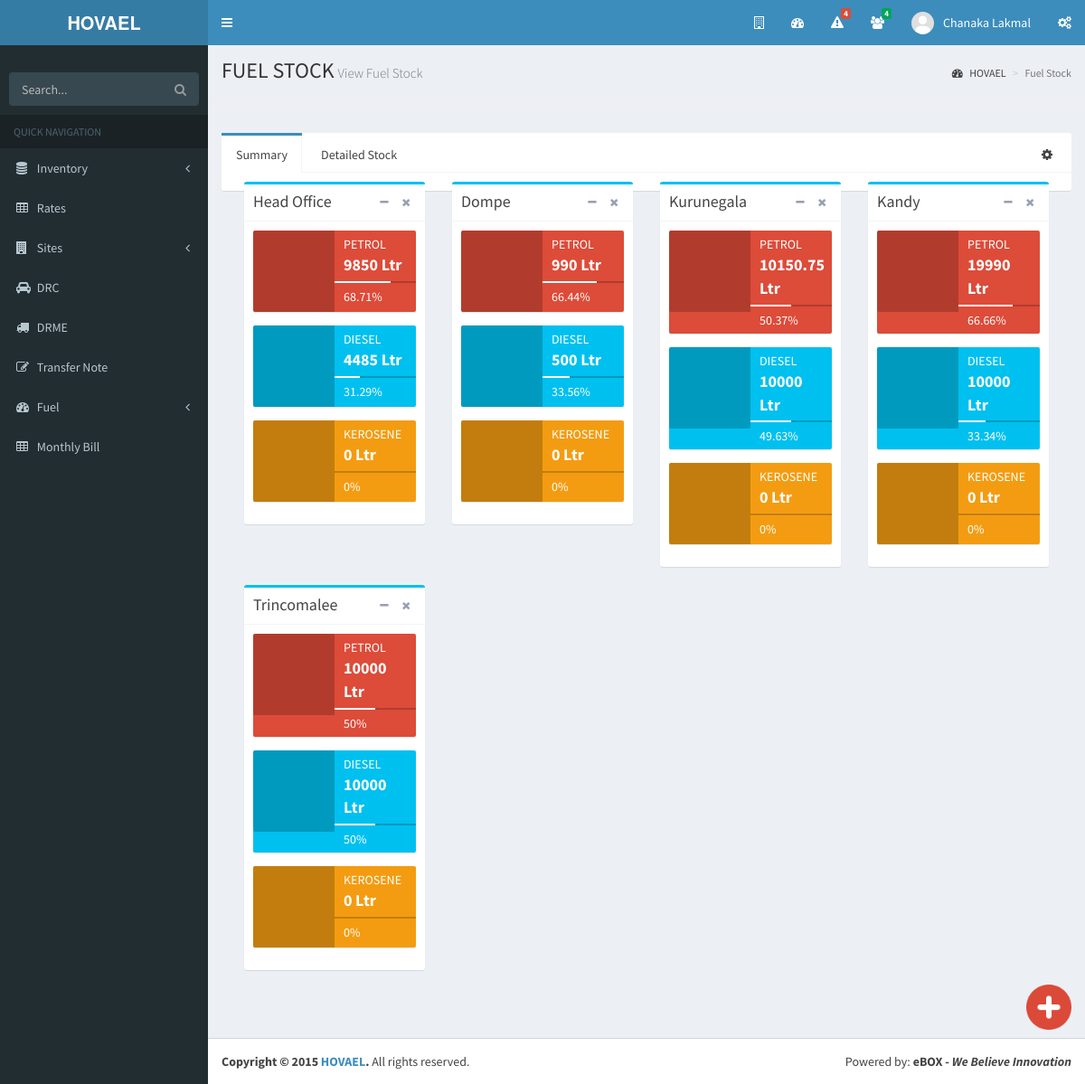
Page /FuelStockView.php (signed in) on the committed database.
### tables this page shows
CREATE TABLE `site` (
  `id` int(11) NOT NULL AUTO_INCREMENT,
  `location` varchar(45) DEFAULT NULL,
  `permanent` tinyint(4) DEFAULT NULL,
  `startdate` date DEFAULT NULL,
  `enddate` date DEFAULT NULL,
  `projectmanager` varchar(45) DEFAULT NULL,
  `sitemanager` varchar(45) DEFAULT NULL,
  `status` tinyint(4) DEFAULT NULL,
  PRIMARY KEY (`id`)
);

### FuelStockView.php (the view, shortened to what this page needs)
<!DOCTYPE html>
<html>
    <head>
        <link rel="stylesheet" type="text/css" href="css/bootstrap.min.css">
        <link href="https://maxcdn.bootstrapcdn.com/font-awesome/4.3.0/css/font-awesome.min.css" rel="stylesheet" type="text/css" />
        <link href="https://code.ionicframework.com/ionicons/2.0.1/css/ionicons.min.css" rel="stylesheet" type="text/css" />
        <link href="plugins/datatables/dataTables.bootstrap.css" rel="stylesheet" type="text/css" />
        <link href="dist/css/AdminLTE.min.css" rel="stylesheet" type="text/css" />
        <link href="dist/css/skins/_all-skins.min.css" rel="stylesheet" type="text/css" />
        <link href="./com.ebox.hovael.css/portBox.css" rel="stylesheet" type="text/css" />
        <link href="css/hover.css" rel="stylesheet" type="text/css" />
    </head>
    <body class="skin-blue sidebar-mini">
        <div class="wrapper">
            <?php include './Header.php'; ?>
            <?php include './SideBar.php'; ?>
            <div class="content-wrapper">
                <section class="content-header">
                    <h1>
                        FUEL STOCK<small>View Fuel Stock</small>
                    </h1>
                    <ol class="breadcrumb">
                        <li><a href="Home.php"><i class="fa fa-dashboard"></i> HOVAEL</a></li>
                        <li class="active">Fuel Stock</li>
                    </ol>
                </section>
                <hr>
                <section class="content">
                    <div class="row">
                        <div class="col-xs-12">
                            <a href="FuelStockInsert.php">
                                <img class="hvr-pulse-grow" src="img/add.png"
                                     style="position: fixed; bottom: 60px; right: 15px; z-index: 5; width: 50px; height: 50px;">
                            </a>
                            <div class="row">
                                <div class="col-md-12">
                                    <div class="nav-tabs-custom">
                                        <ul class="nav nav-tabs">
                                            <li class="active"><a href="#tab_1" data-toggle="tab">Summary</a></li>
                                            <li><a href="#tab_2" data-toggle="tab">Detailed Stock</a></li>
                                            <li class="pull-right"><a href="#" class="text-muted"><i class="fa fa-gear"></i></a></li>
                                        </ul>
                                        <div class="tab-content">
                                            <div class="tab-pane active" id="tab_1">
                                                <?php
                                                include './DBCon.php';
                                                $res = mysqli_query($con, "SELECT id,location FROM site WHERE status!=0");
                                                while ($row = mysqli_fetch_array($res)) {
                                                    $inPetrol = 0;
                                                    $inDiesel = 0;
                                                    $inKerosene = 0;
                                                    $outPetrol = 0;
                                                    $outDiesel = 0;
                                                    $outKerosene = 0;
                                                    $netTotal = 0;
                                                    $res2 = mysqli_query($con, "SELECT * FROM fuelstock WHERE idsite=$row[0] AND status!=0");
                                                    while ($row2 = mysqli_fetch_array($res2)) {
                                                        $type = $row2['name'];
                                                        $qty = $row2['qty'];
                                                        $netTotal+=$qty;
                                                        if ($type == 'Petrol') {
                                                            $inPetrol+=$qty;
                                                        } else if ($type == 'Diesel') {
                                                            $inDiesel+=$qty;
                                                        } else if ($type == 'Kerosene') {
                                                            $inKerosene+=$qty;
                                                        }
                                                    }
                                                    $res3 = mysqli_query($con, "SELECT name,qty FROM fuelbook WHERE idsite='$row[0]' AND status!=0");
                                                    while ($row3 = mysqli_fetch_array($res3)) {
                                                        $type = $row3['name'];
                                                        $qty = $row3['qty'];
                                                        $netTotal-=$qty;
                                                        if ($type == 'Petrol') {
                                                            $outPetrol+=$qty;
                                                        } else if ($type == 'Diesel') {
                                                            $outDiesel+=$qty;
                                                        } else if ($type == 'Kerosene') {
                                                            $outKerosene+=$qty;
                                                        }
                                                    }
                                                    $netPetrol = $inPetrol - $outPetrol;
                                                    $netDiesel = $inDiesel - $outDiesel;
                                                    $netKerosene = $inKerosene - $outKerosene;
                                                    ?>
                                                    <div class="col-md-3">
                                                    <div class="box box-info">
                                                        <div class="box-header with-border">
                                                            <h3 class="box-title"><?php echo $row['location']; ?></h3><div class="box-tools pull-right">
                                                                <button class="btn btn-box-tool" data-widget="collapse"><i class="fa fa-minus"></i></button>
                                                                <button class="btn btn-box-tool" data-widget="remove"><i class="fa fa-times"></i></button>
                                                            </div>
                                                        </div>
                                                        <div class="box-body">
                                                            <div class="info-box bg-red">
                                                                <span class="info-box-icon"><i class="ion ion-fireball"></i></span>
                                                                <div class="info-box-content">
                                                                    <span class="info-box-text">Petrol</span>
                                                                    <span class="info-box-number"><?php echo $netPetrol; ?> Ltr</span>
                                                                    <div class="progress">
                                                                        <?php $ratio = round(($netPetrol / $netTotal) * 100, 2); ?>
                                                                        <div class="progress-bar" style="width: <?php echo $ratio; ?>%"></div>
                                                                    </div>
                                                                    <span class="progress-description">
                                                                        <?php echo $ratio; ?>%
                                                                    </span>
                                                                </div>
                                                            </div>
                                                            <div class="info-box bg-aqua">
                                                                <span class="info-box-icon"><i class="ion ion-flame"></i></span>
                                                                <div class="info-box-content">
                                                                    <span class="info-box-text">Diesel</span>
                                                                    <span class="info-box-number"><?php echo $netDiesel; ?> Ltr</span>
                                                                    <div class="progress">
                                                                        <?php $ratio = round(($netDiesel / $netTotal) * 100, 2); ?>
                                                                        <div class="progress-bar" style="width: <?php echo $ratio; ?>%"></div>
                                                                    </div>
                                                                    <span class="progress-description">
                                                                        <?php echo $ratio; ?>%
                                                                    </span>
                                                                </div>
                                                            </div>
                                                            <div class="info-box bg-yellow">
                                                                <span class="info-box-icon"><i class="ion-ios-flame-outline"></i></span>
                                                                <div class="info-box-content">
                                                                    <span class="info-box-text">Kerosene</span>
                                                                    <span class="info-box-number"><?php echo $netKerosene; ?> Ltr</span>
                                                                    <div class="progress">
                                                                        <?php $ratio = round(($netKerosene / $netTotal) * 100, 2); ?>
                                                                    </div>
                                                                    <span class="progress-description">
                                                                        <?php echo $ratio; ?>%
                                                                    </span>
                                                                </div>
                                                            </div>
                                                        </div>
                                                    </div>
                                                    </div>
                                                <?php } ?>
                                            </div>
                                        </div>
                                    </div>
                                </div>
                            </div>
                        </div>
                    </div>
                    <button data-display="modalWindow" data-animation="fade" data-animationspeed="300" data-closeBGclick="true" id="modalButton" style="display: none">My Project</button><br>
                    <button data-display="modalWindowValidate" data-animation="fade" data-animationspeed="300" data-closeBGclick="true" id="modalButtonValidate" style="display: none">My Project</button><br>
                </section>
            </div>
            <?php include './Footer.php'; ?>
        </div>
    </body>
</html>

### rows in the picture
site: location "Head Office", netPetrol "9850", ratio "68.71", netDiesel "4485", ratio "31.29", netKerosene "0", ratio "0"
site: location "Dompe", netPetrol "990", ratio "66.44", netDiesel "500", ratio "33.56", netKerosene "0", ratio "0"
site: location "Kurunegala", netPetrol "10150.75", ratio "50.37", netDiesel "10000", ratio "49.63", netKerosene "0", ratio "0"
site: location "Kandy", netPetrol "19990", ratio "66.66", netDiesel "10000", ratio "33.34", netKerosene "0", ratio "0"
site: location "Trincomalee", netPetrol "10000", ratio "50", netDiesel "10000", netKerosene "0", ratio "0"

### other values in the picture
$totCount "4"
$count "4"
$_SESSION['fname'] "Chanaka"
$_SESSION['lname'] "Lakmal"
